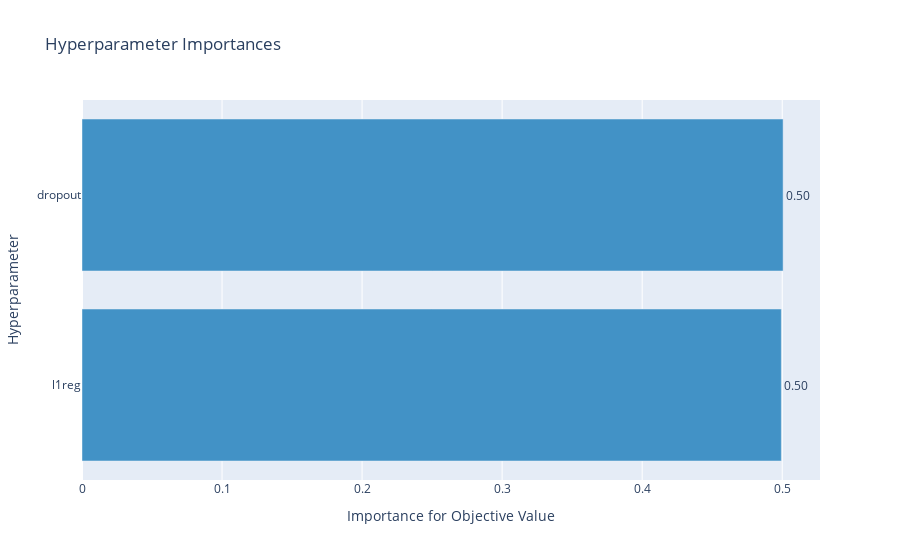

Source (notebook cell):
### Code cell
plot_param_importances(study)

### Figure 1 — Plotly figure (JSON) as saved in the notebook; plotly's stock layout.template omitted (floating-point values rounded to 4 significant figures)
{"data": [{"cliponaxis": false, "hovertemplate": ["l1reg (LogUniformDistribution): 0.49937611221682987<extra></extra>", "dropout (UniformDistribution): 0.5006238877831701<extra></extra>"], "marker": {"color": "rgb(66,146,198)"}, "orientation": "h", "text": ["0.49937611221682987", "0.5006238877831701"], "textposition": "outside", "texttemplate": "%{text:.2f}", "type": "bar", "x": [0.4994, 0.5006], "y": ["l1reg", "dropout"]}], "layout": {"showlegend": false, "title": {"text": "Hyperparameter Importances"}, "xaxis": {"title": {"text": "Importance for Objective Value"}}, "yaxis": {"title": {"text": "Hyperparameter"}}}}
